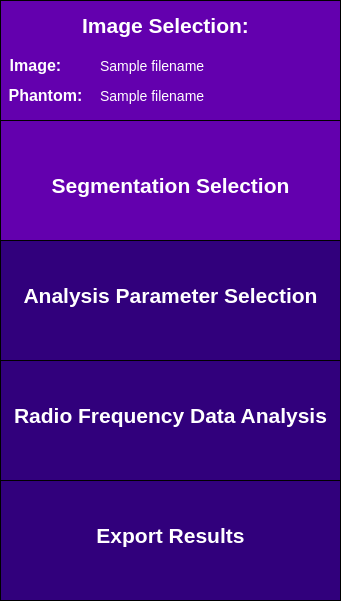
       <widget class="QWidget" name="sidebar" native="true">
        <property name="minimumSize">
         <size>
          <width>341</width>
          <height>601</height>
         </size>
        </property>
        <property name="maximumSize">
         <size>
          <width>241</width>
          <height>601</height>
         </size>
        </property>
        <property name="toolTip">
         <string>&lt;html&gt;&lt;head/&gt;&lt;body&gt;&lt;p&gt;&lt;br/&gt;&lt;/p&gt;&lt;/body&gt;&lt;/html&gt;</string>
        </property>
        <property name="styleSheet">
         <string notr="true">QWidget {
	background-color: rgb(28, 0, 101);
}</string>
        </property>
        <widget class="QFrame" name="imageSelectionSidebar">
         <property name="geometry">
          <rect>
           <x>0</x>
           <y>0</y>
           <width>341</width>
           <height>121</height>
          </rect>
         </property>
         <property name="minimumSize">
          <size>
           <width>341</width>
           <height>121</height>
          </size>
         </property>
         <property name="maximumSize">
          <size>
           <width>341</width>
           <height>121</height>
          </size>
         </property>
         <property name="styleSheet">
          <string notr="true">QFrame {
	background-color: rgb(99, 0, 174);
	border: 1px solid black;
}</string>
         </property>
         <property name="frameShape">
          <enum>QFrame::StyledPanel</enum>
         </property>
         <property name="frameShadow">
          <enum>QFrame::Raised</enum>
         </property>
         <widget class="QLabel" name="imageSelectionLabelSidebar">
          <property name="geometry">
           <rect>
            <x>70</x>
            <y>0</y>
            <width>191</width>
            <height>51</height>
           </rect>
          </property>
          <property name="styleSheet">
           <string notr="true">QLabel {
	font-size: 21px;
	color: rgb(255, 255, 255);
	background-color: rgba(255, 255, 255, 0);
	border: 0px;
	font-weight: bold;
}</string>
          </property>
          <property name="text">
           <string>Image Selection:</string>
          </property>
          <property name="alignment">
           <set>Qt::AlignCenter</set>
          </property>
         </widget>
         <widget class="QLabel" name="imageLabel">
          <property name="geometry">
           <rect>
            <x>-60</x>
            <y>40</y>
            <width>191</width>
            <height>51</height>
           </rect>
          </property>
          <property name="styleSheet">
           <string notr="true">QLabel {
	font-size: 16px;
	color: rgb(255, 255, 255);
	background-color: rgba(255, 255, 255, 0);
	border: 0px;
	font-weight: bold;
}</string>
          </property>
          <property name="text">
           <string>Image:</string>
          </property>
          <property name="alignment">
           <set>Qt::AlignCenter</set>
          </property>
         </widget>
         <widget class="QLabel" name="phantomLabel">
          <property name="geometry">
           <rect>
            <x>-50</x>
            <y>70</y>
            <width>191</width>
            <height>51</height>
           </rect>
          </property>
          <property name="styleSheet">
           <string notr="true">QLabel {
	font-size: 16px;
	color: rgb(255, 255, 255);
	background-color: rgba(255, 255, 255, 0);
	border: 0px;
	font-weight: bold
}</string>
          </property>
          <property name="text">
           <string>Phantom:</string>
          </property>
          <property name="alignment">
           <set>Qt::AlignCenter</set>
          </property>
         </widget>
         <widget class="QLabel" name="image_path_input">
          <property name="geometry">
           <rect>
            <x>100</x>
            <y>40</y>
            <width>241</width>
            <height>51</height>
           </rect>
          </property>
          <property name="styleSheet">
           <string notr="true">QLabel {
	font-size: 14px;
	color: rgb(255, 255, 255);
	background-color: rgba(255, 255, 255, 0);
	border: 0px;
}</string>
          </property>
          <property name="text">
           <string>Sample filename </string>
          </property>
          <property name="alignment">
           <set>Qt::AlignLeading|Qt::AlignLeft|Qt::AlignVCenter</set>
          </property>
         </widget>
         <widget class="QLabel" name="phantom_path_input">
          <property name="geometry">
           <rect>
            <x>100</x>
            <y>70</y>
            <width>241</width>
            <height>51</height>
           </rect>
          </property>
          <property name="styleSheet">
           <string notr="true">QLabel {
	font-size: 14px;
	color: rgb(255, 255, 255);
	background-color: rgba(255, 255, 255, 0);
	border: 0px;
}</string>
          </property>
          <property name="text">
           <string>Sample filename </string>
          </property>
          <property name="alignment">
           <set>Qt::AlignLeading|Qt::AlignLeft|Qt::AlignVCenter</set>
          </property>
         </widget>
        </widget>
        <widget class="QFrame" name="roiSidebar">
         <property name="geometry">
          <rect>
           <x>0</x>
           <y>120</y>
           <width>341</width>
           <height>121</height>
          </rect>
         </property>
         <property name="maximumSize">
          <size>
           <width>341</width>
           <height>121</height>
          </size>
         </property>
         <property name="styleSheet">
          <string notr="true">QFrame {
	background-color: rgb(99, 0, 174);
	border: 1px solid black;
}</string>
         </property>
         <property name="frameShape">
          <enum>QFrame::StyledPanel</enum>
         </property>
         <property name="frameShadow">
          <enum>QFrame::Raised</enum>
         </property>
         <widget class="QLabel" name="roiSidebarLabel">
          <property name="geometry">
           <rect>
            <x>0</x>
            <y>40</y>
            <width>341</width>
            <height>51</height>
           </rect>
          </property>
          <property name="styleSheet">
           <string notr="true">QLabel {
	font-size: 21px;
	color: rgb(255, 255, 255);
	background-color: rgba(255, 255, 255, 0);
	border: 0px;
	font-weight: bold;
}</string>
          </property>
          <property name="text">
           <string>Segmentation Selection</string>
          </property>
          <property name="alignment">
           <set>Qt::AlignCenter</set>
          </property>
         </widget>
        </widget>
        <widget class="QFrame" name="rfAnalysisSidebar">
         <property name="geometry">
          <rect>
           <x>0</x>
           <y>360</y>
           <width>341</width>
           <height>121</height>
          </rect>
         </property>
         <property name="minimumSize">
          <size>
           <width>341</width>
           <height>121</height>
          </size>
         </property>
         <property name="maximumSize">
          <size>
           <width>341</width>
           <height>121</height>
          </size>
         </property>
         <property name="styleSheet">
          <string notr="true">QFrame {
	background-color:  rgb(49, 0, 124);
	border: 1px solid black;
}</string>
         </property>
         <property name="frameShape">
          <enum>QFrame::StyledPanel</enum>
         </property>
         <property name="frameShadow">
          <enum>QFrame::Raised</enum>
         </property>
         <widget class="QLabel" name="rfAnalysisLabel">
          <property name="geometry">
           <rect>
            <x>0</x>
            <y>30</y>
            <width>341</width>
            <height>51</height>
           </rect>
          </property>
          <property name="styleSheet">
           <string notr="true">QLabel {
	font-size: 21px;
	color: rgb(255, 255, 255);
	background-color: rgba(255, 255, 255, 0);
	border: 0px;
	font-weight: bold;
}</string>
          </property>
          <property name="text">
           <string>Radio Frequency Data Analysis</string>
          </property>
          <property name="alignment">
           <set>Qt::AlignCenter</set>
          </property>
         </widget>
        </widget>
        <widget class="QFrame" name="exportResultsSidebar">
         <property name="geometry">
          <rect>
           <x>0</x>
           <y>480</y>
           <width>341</width>
           <height>121</height>
          </rect>
         </property>
         <property name="minimumSize">
          <size>
           <width>341</width>
           <height>121</height>
          </size>
         </property>
         <property name="maximumSize">
          <size>
           <width>341</width>
           <height>121</height>
          </size>
         </property>
         <property name="styleSheet">
          <string notr="true">QFrame {
	background-color:  rgb(49, 0, 124);
	border: 1px solid black;
}</string>
         </property>
         <property name="frameShape">
          <enum>QFrame::StyledPanel</enum>
         </property>
         <property name="frameShadow">
          <enum>QFrame::Raised</enum>
         </property>
         <widget class="QLabel" name="exportResultsLabel">
          <property name="geometry">
           <rect>
            <x>20</x>
            <y>30</y>
            <width>301</width>
            <height>51</height>
           </rect>
          </property>
          <property name="styleSheet">
           <string notr="true">QLabel {
	font-size: 21px;
	color: rgb(255, 255, 255);
	background-color: rgba(255, 255, 255, 0);
	border: 0px;
	font-weight: bold;
}</string>
          </property>
          <property name="text">
           <string>Export Results</string>
          </property>
          <property name="alignment">
           <set>Qt::AlignCenter</set>
          </property>
         </widget>
        </widget>
        <widget class="QFrame" name="analysisParamsSidebar">
         <property name="geometry">
          <rect>
           <x>0</x>
           <y>240</y>
           <width>341</width>
           <height>121</height>
          </rect>
         </property>
         <property name="maximumSize">
          <size>
           <width>341</width>
           <height>121</height>
          </size>
         </property>
         <property name="styleSheet">
          <string notr="true">QFrame {
	background-color: rgb(49, 0, 124);
	border: 1px solid black;
}</string>
         </property>
         <property name="frameShape">
          <enum>QFrame::StyledPanel</enum>
         </property>
         <property name="frameShadow">
          <enum>QFrame::Raised</enum>
         </property>
         <widget class="QLabel" name="analysisParamsLabel">
          <property name="geometry">
           <rect>
            <x>0</x>
            <y>30</y>
            <width>341</width>
            <height>51</height>
           </rect>
          </property>
          <property name="styleSheet">
           <string notr="true">QLabel {
	font-size: 21px;
	color: rgb(255, 255, 255);
	background-color: rgba(255, 255, 255, 0);
	border: 0px;
	font-weight:bold;
}</string>
          </property>
          <property name="text">
           <string>Analysis Parameter Selection</string>
          </property>
          <property name="alignment">
           <set>Qt::AlignCenter</set>
          </property>
         </widget>
        </widget>
       </widget>
